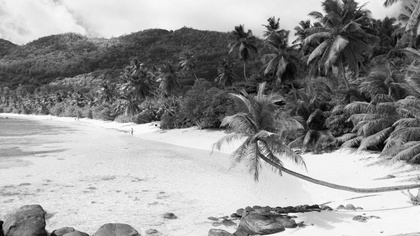
%> input picture Exercise/11603990329_zq_1/11603990329_1_8/image/gray_image.jpg, 420 x 236 px, shrunk from 1920 x 1080 before the run
$ octave main.m   (GNU Octave 9; MATLAB toolbox functions it lacks are replaced by stand-ins)
%> lines starting %> are read from the running program, lines starting %| are printed output that depends on the picture; in (x1, y1, x2, y2) boxes, pixels count from 0 and x2, y2 are one past the last pixel; in counts of white or black regions, pixels touching at a corner belong together; the program's own positions count from 1
### Exercise/11603990329_zq_1/11603990329_1_8/ellipseMask.m
function g = ellipseMask(b, a)
    g1 = zeros(2*a, 2*b);
    [M, N] = size(g1);
    g = im2uint8(g1);
    for i = 1:M
        for j = 1:N
            x = i - a;
            y = j - b;
            flag = (x*x)/(a*a) + (y*y)/(b*b);
            if (flag < 1)
                g(i, j) = 1;
            end
        end
    end
end

### Exercise/11603990329_zq_1/11603990329_1_8/main.m
f = imread('image/gray_image.jpg');
%> f is the input picture: size 236x420 uint8; min 0, max 255, mean 152.3
[M, N] = size(f);
%> M = 236; N = 420
e = ellipseMask(N/2,M/2);
%> after the loop in ellipseMask, `for i = 1:M`:
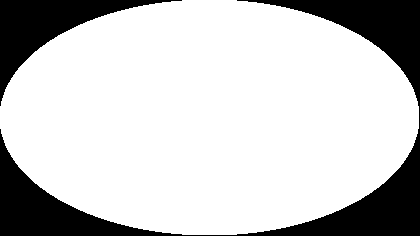
%> g: size 236x420 uint8; values 0 (black) and 1 (white), 78.5% white; 2 black regions, box (x1, y1, x2, y2) and area: (0, 0, 420, 236) 16147, (0, 0, 182, 106) 5164
g = times(f, e);
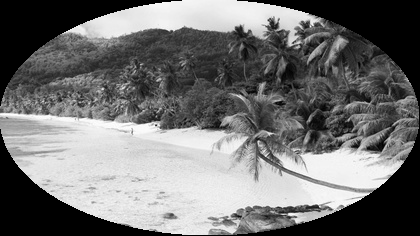
%> g: size 236x420 uint8; min 0, max 255, mean 114.6

figure;
subplot(2,1,1); imshow(f); title("原图");
subplot(2,1,2); imshow(g); title("处理后");
